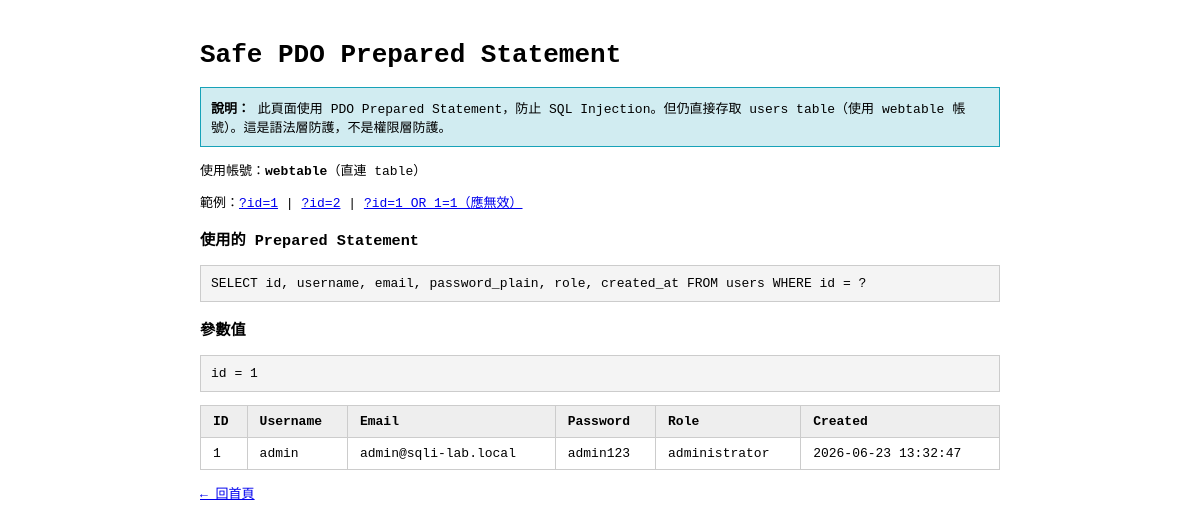
The page /safe-pdo.php on the database its author committed.
### tables this page shows
CREATE TABLE IF NOT EXISTS users (
    id INT AUTO_INCREMENT PRIMARY KEY,
    username VARCHAR(50) NOT NULL,
    email VARCHAR(100) NOT NULL,
    password_plain VARCHAR(100) NOT NULL,
    role VARCHAR(30) NOT NULL,
    created_at TIMESTAMP DEFAULT CURRENT_TIMESTAMP
);

### public/safe-pdo.php (the view, shortened to what this page needs)
<?php
$env = parse_ini_file(__DIR__ . '/../.env');
$rows = [];
$error = '';
$id = $_GET['id'] ?? '1';
try {
    $pdo = new PDO(
        "mysql:host={$env['DB_HOST']};dbname={$env['MYSQL_DATABASE']};charset=utf8mb4",
        $env['WEBTABLE_USER'],
        $env['WEBTABLE_PASSWORD'],
        [PDO::ATTR_ERRMODE => PDO::ERRMODE_EXCEPTION]
    );
    $stmt = $pdo->prepare("SELECT id, username, email, password_plain, role, created_at FROM users WHERE id = ?");
    $stmt->execute([$id]);
    $rows = $stmt->fetchAll(PDO::FETCH_ASSOC);
} catch (PDOException $e) {
    $error = $e->getMessage();
}
?>
<!DOCTYPE html>
<html lang="en">
<head></head>
<body>
<h1>Safe PDO Prepared Statement</h1>
<div class="info"><strong>說明：</strong> 此頁面使用 PDO Prepared Statement，防止 SQL Injection。但仍直接存取 <code>users</code> table（使用 webtable 帳號）。這是語法層防護，不是權限層防護。</div>
<p>使用帳號：<strong>webtable</strong>（直連 table）</p>
<p>範例：<a href="?id=1">?id=1</a> | <a href="?id=2">?id=2</a> | <a href="?id=1 OR 1=1">?id=1 OR 1=1（應無效）</a></p>
<h3>使用的 Prepared Statement</h3>
<pre>SELECT id, username, email, password_plain, role, created_at FROM users WHERE id = ?</pre>
<h3>參數值</h3>
<pre>id = <?= htmlspecialchars($id) ?></pre>
<?php if ($error): ?>
<p>錯誤：<?= htmlspecialchars($error) ?></p>
<?php elseif (count($rows) > 0): ?>
<table><thead><tr><th>ID</th><th>Username</th><th>Email</th><th>Password</th><th>Role</th><th>Created</th></tr></thead><tbody>
<?php foreach ($rows as $row): ?>
<tr><td><?= htmlspecialchars((string)$row['id']) ?></td><td><?= htmlspecialchars($row['username']) ?></td><td><?= htmlspecialchars($row['email']) ?></td><td><?= htmlspecialchars($row['password_plain']) ?></td><td><?= htmlspecialchars($row['role']) ?></td><td><?= htmlspecialchars($row['created_at']) ?></td></tr>
<?php endforeach; ?>
</tbody></table>
<?php else: ?>
<p>查無資料。</p>
<?php endif; ?>
<p><a href="index.php">← 回首頁</a></p>
</body>
</html>

### public/safe-pdo.php (style rules this page uses)
body { font-family:monospace;max-width:800px;margin:40px auto;padding:0 20px; }
pre { background:#f4f4f4;padding:10px;border:1px solid #ccc;overflow-x:auto; }
table { border-collapse:collapse;width:100%; }
th,td { border:1px solid #ccc;padding:8px 12px;text-align:left; }
th { background:#eee; }
.info { background:#d1ecf1;padding:10px;border:1px solid #17a2b8; }

### rows shown on the page
users: id "1", username "admin", email "admin@sqli-lab.local", password_plain "admin123", role "administrator", created_at "2026-06-23 13:32:47"

### other values the page prints
$id "1"
